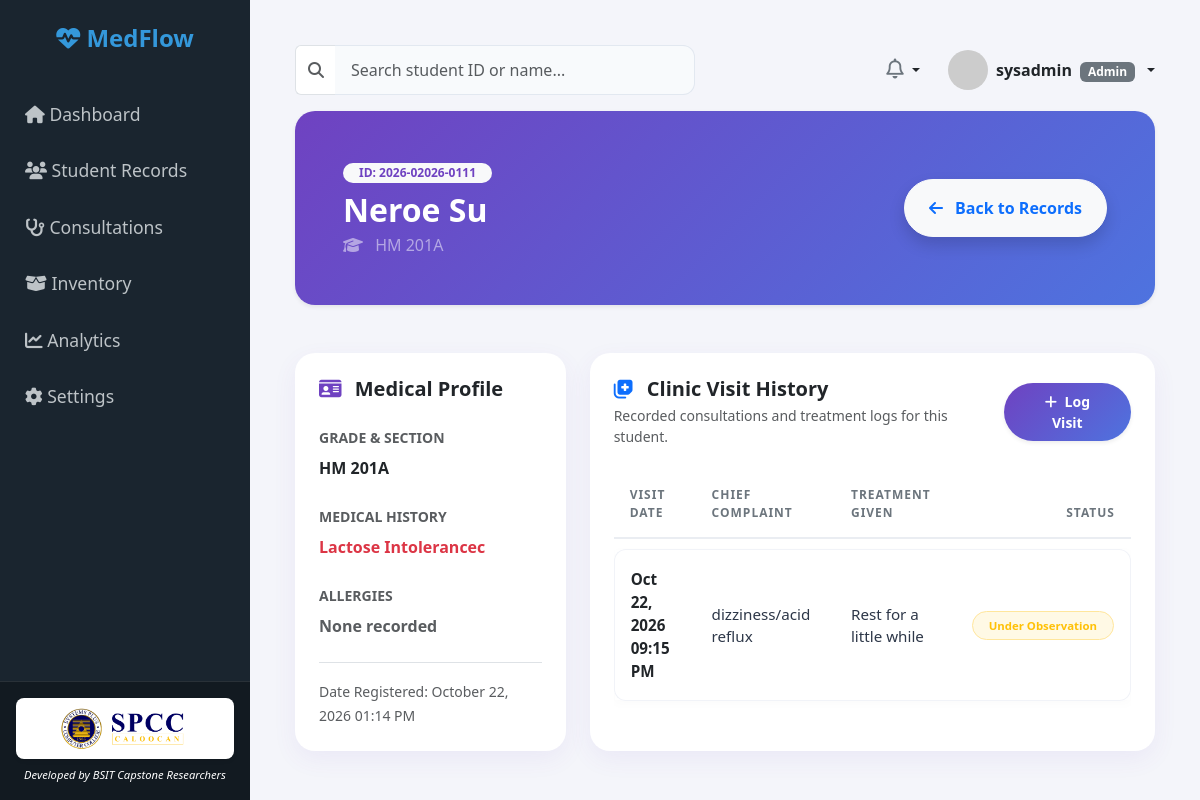
Before: /modules/records/view.php?id=2026-0111 (signed in) with the older database file.
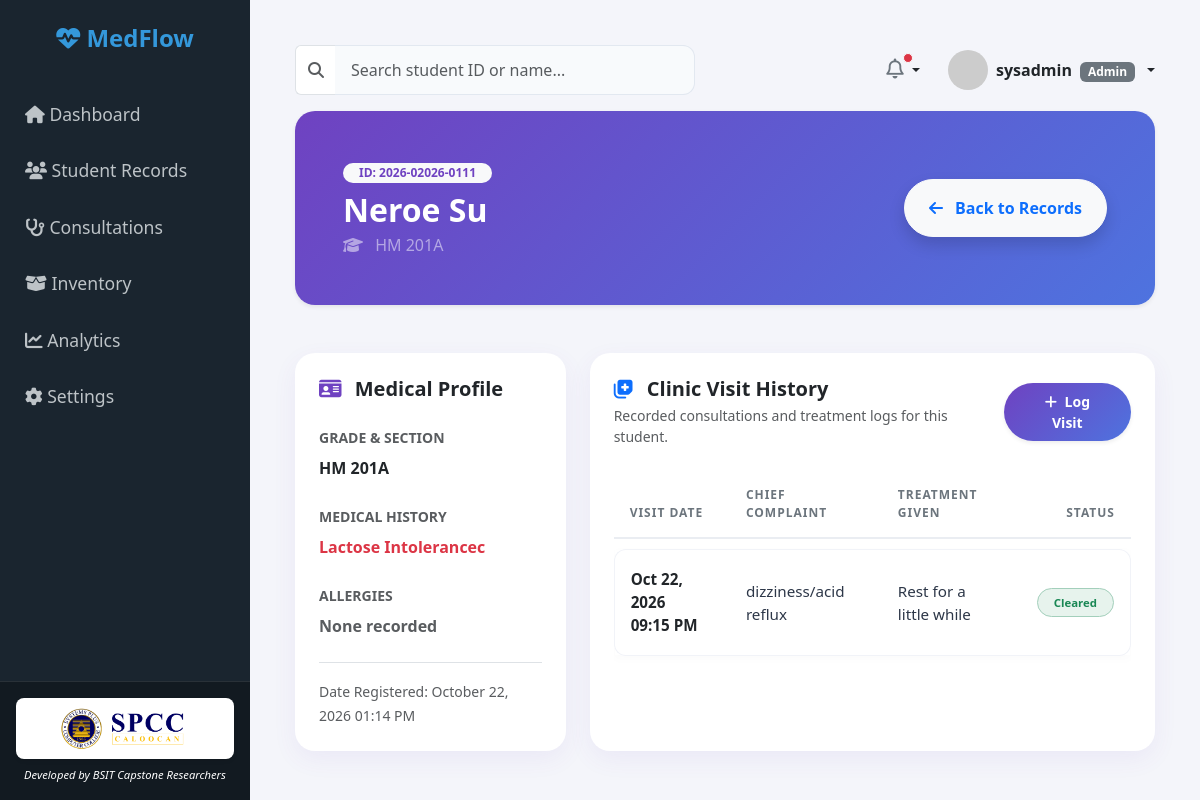
After: the same page with the newer database file.
### tables this page shows
CREATE TABLE IF NOT EXISTS `consultations` (
  `consultation_id` int NOT NULL AUTO_INCREMENT,
  `consultation_date` datetime DEFAULT CURRENT_TIMESTAMP,
  `student_id` varchar(50) NOT NULL,
  `symptom_category` varchar(50) DEFAULT NULL,
  `chief_complaint` text,
  `action_taken` text,
  `status` varchar(50) DEFAULT NULL,
  PRIMARY KEY (`consultation_id`),
  KEY `consultations_ibfk_1` (`student_id`),
  CONSTRAINT `consultations_ibfk_1` FOREIGN KEY (`student_id`) REFERENCES `students` (`student_id`) ON DELETE CASCADE
);

### modules/records/view.php (the view, shortened to what the changed rows need)
<?php
require_once '../../includes/db_connect.php';
$student_id = $_GET['id'] ?? '';
try {
    $stmt = $pdo->prepare("SELECT * FROM students WHERE student_id = ?");
    $stmt->execute([$student_id]);
    $student = $stmt->fetch(PDO::FETCH_ASSOC);
} catch (PDOException $e) {
    header("Location: index.php?error=Database error");
    exit();
}
?>
<!DOCTYPE html>
<html lang="en">
<head>
    <link href="https://cdn.jsdelivr.net/npm/bootstrap@5.3.0/dist/css/bootstrap.min.css" rel="stylesheet">
    <link rel="stylesheet" href="https://cdnjs.cloudflare.com/ajax/libs/font-awesome/6.4.0/css/all.min.css">
</head>
<body>
    <div class="main-content">
        <div class="card bg-gradient-purple p-5 mb-5 shadow-sm mt-3">
            <div class="d-flex justify-content-between align-items-center">
                <div>
                    <h2 class="fw-bold mb-1 text-white"><?php echo htmlspecialchars($student['first_name'] . ' ' . $student['last_name']); ?></h2>
                </div>
            </div>
        </div>
        <div class="row g-4">
            <div class="col-lg-8">
                <div class="card p-4 h-100">
                    <div class="table-responsive">
                        <table class="table align-middle mb-0">
                            <thead>
                                <tr>
                                    <th class="ps-3">Visit Date</th>
                                    <th>Chief Complaint</th>
                                    <th>Treatment Given</th>
                                    <th class="text-end pe-3">Status</th>
                                </tr>
                            </thead>
                            <tbody>
                                <?php
                                try {
                                    $v_stmt = $pdo->prepare("SELECT * FROM consultations WHERE student_id = ? ORDER BY consultation_date DESC");
                                    $v_stmt->execute([$student_id]);
                                    if ($v_stmt->rowCount() > 0) {
                                        while ($visit = $v_stmt->fetch(PDO::FETCH_ASSOC)) {
                                            $v_date = date('M d, Y h:i A', strtotime($visit['consultation_date']));
                                            $status = $visit['status'];
                                            $badgeClass = 'bg-secondary bg-opacity-10 text-secondary';
                                            if ($status == 'Cleared') $badgeClass = 'bg-success bg-opacity-10 text-success border border-success-subtle';
                                            elseif ($status == 'Under Observation') $badgeClass = 'bg-warning bg-opacity-10 text-warning border border-warning-subtle';
                                            elseif ($status == 'Sent Home') $badgeClass = 'bg-danger bg-opacity-10 text-danger border border-danger-subtle';
                                            echo "<tr>";
                                            echo "<td class='ps-3 fw-semibold text-dark'>" . $v_date . "</td>";
                                            echo "<td>" . htmlspecialchars($visit['chief_complaint']) . "</td>";
                                            echo "<td>" . htmlspecialchars($visit['action_taken']) . "</td>";
                                            echo "<td class='text-end pe-3'><span class='badge {$badgeClass} px-3 py-2 rounded-pill fw-semibold'>" . htmlspecialchars($status) . "</span></td>";
                                            echo "</tr>";
                                        }
                                    } else {
                                        echo "<tr><td colspan='4' class='text-center text-muted py-5'>
                                                <i class='fa-solid fa-folder-open fa-3x mb-3 text-secondary opacity-25'></i>
                                                <p class='mb-0 fw-medium'>No clinic visits recorded for this student yet.</p>
                                              </td></tr>";
                                    }
                                } catch (PDOException $e) {
                                    echo "<tr><td colspan='4' class='text-center text-danger py-4'>Error loading visit history.</td></tr>";
                                }
                                ?>
                            </tbody>
                        </table>
                    </div>
                </div>
            </div>
        </div>
    </div>
</body>
</html>

Changed rows visible on the page:
changed consultations "dizziness/acid reflux": status "Under Observation" → "Cleared"
